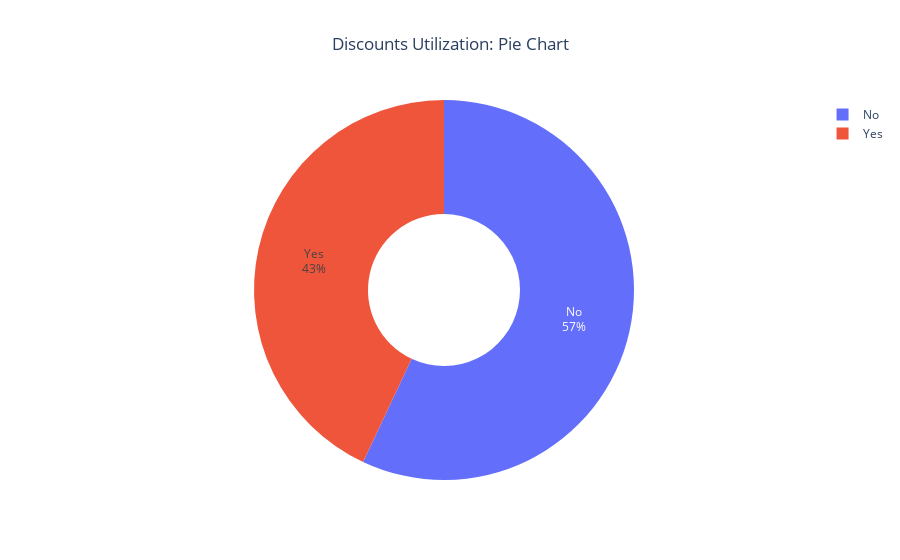

Notebook source saved alongside this figure:
### Markdown cell above
Discounts Utilization

### Code cell
discount_data = df['Discount Applied'].value_counts().reset_index()
discount_data.columns = ['Discount Status', 'Count']
fig = px.pie(
    discount_data,
    names='Discount Status',  
    values='Count',         
    title='Discounts Utilization: Pie Chart',
    hole=0.4,              
    color='Discount Status',
    labels={'Discount Status': 'Discount Applied', 'Count': 'Number of Transactions'}
)
fig.update_traces(textinfo='percent+label')
fig.update_layout(
    title_x=0.5, 
    template='plotly'
)
fig.show()

### Figure 1 — Plotly figure (JSON) as saved in the notebook; plotly's stock layout.template omitted (floating-point values rounded to 4 significant figures)
{"data": [{"customdata": [["No"], ["Yes"]], "domain": {"x": [0, 1], "y": [0, 1]}, "hole": 0.4, "hovertemplate": "Discount Applied=%{customdata[0]}<br>Number of Transactions=%{value}<extra></extra>", "labels": ["No", "Yes"], "legendgroup": "", "marker": {"colors": ["#636efa", "#EF553B"]}, "name": "", "showlegend": true, "textinfo": "percent+label", "type": "pie", "values": [2223, 1677]}], "layout": {"autosize": true, "legend": {"tracegroupgap": 0}, "title": {"text": "Discounts Utilization: Pie Chart", "x": 0.5}}}
